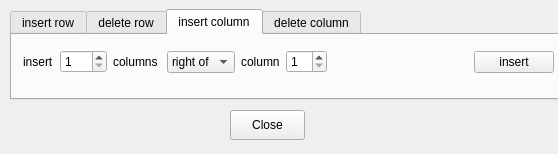
<?xml version="1.0" encoding="UTF-8"?>
<ui version="4.0">
 <class>RowColDeleteInsertDialog</class>
 <widget class="QDialog" name="RowColDeleteInsertDialog">
  <property name="geometry">
   <rect>
    <x>0</x>
    <y>0</y>
    <width>558</width>
    <height>154</height>
   </rect>
  </property>
  <property name="windowTitle">
   <string>Insert/Delete Rows</string>
  </property>
  <widget class="QTabWidget" name="insertDeleteTabWidget">
   <property name="geometry">
    <rect>
     <x>10</x>
     <y>9</y>
     <width>551</width>
     <height>91</height>
    </rect>
   </property>
   <property name="currentIndex">
    <number>2</number>
   </property>
   <widget class="QWidget" name="insertRowTab">
    <attribute name="title">
     <string>insert row</string>
    </attribute>
    <widget class="QWidget" name="layoutWidget">
     <property name="geometry">
      <rect>
       <x>11</x>
       <y>11</y>
       <width>495</width>
       <height>32</height>
      </rect>
     </property>
     <layout class="QHBoxLayout" name="horizontalLayout_9">
      <item>
       <layout class="QHBoxLayout" name="horizontalLayout">
        <item>
         <widget class="QLabel" name="label">
          <property name="text">
           <string>insert</string>
          </property>
         </widget>
        </item>
        <item>
         <widget class="QSpinBox" name="numRowsWidget">
          <property name="minimum">
           <number>1</number>
          </property>
          <property name="maximum">
           <number>100</number>
          </property>
         </widget>
        </item>
        <item>
         <widget class="QLabel" name="label_2">
          <property name="text">
           <string>rows</string>
          </property>
         </widget>
        </item>
        <item>
         <widget class="QComboBox" name="insertRowLocationWidget">
          <item>
           <property name="text">
            <string>below</string>
           </property>
          </item>
          <item>
           <property name="text">
            <string>above</string>
           </property>
          </item>
         </widget>
        </item>
        <item>
         <widget class="QLabel" name="label_3">
          <property name="text">
           <string>row</string>
          </property>
         </widget>
        </item>
        <item>
         <widget class="QSpinBox" name="pivotRowLocation">
          <property name="minimum">
           <number>1</number>
          </property>
         </widget>
        </item>
       </layout>
      </item>
      <item>
       <spacer name="horizontalSpacer">
        <property name="orientation">
         <enum>Qt::Horizontal</enum>
        </property>
        <property name="sizeHint" stdset="0">
         <size>
          <width>40</width>
          <height>20</height>
         </size>
        </property>
       </spacer>
      </item>
      <item>
       <widget class="QPushButton" name="insertRowButton">
        <property name="text">
         <string>insert</string>
        </property>
       </widget>
      </item>
     </layout>
    </widget>
   </widget>
   <widget class="QWidget" name="tab_2">
    <attribute name="title">
     <string>delete row</string>
    </attribute>
    <widget class="QWidget" name="layoutWidget">
     <property name="geometry">
      <rect>
       <x>10</x>
       <y>10</y>
       <width>527</width>
       <height>32</height>
      </rect>
     </property>
     <layout class="QHBoxLayout" name="horizontalLayout_3">
      <item>
       <spacer name="horizontalSpacer_3">
        <property name="orientation">
         <enum>Qt::Horizontal</enum>
        </property>
        <property name="sizeHint" stdset="0">
         <size>
          <width>40</width>
          <height>20</height>
         </size>
        </property>
       </spacer>
      </item>
      <item>
       <widget class="QLabel" name="label_4">
        <property name="text">
         <string>delete row</string>
        </property>
       </widget>
      </item>
      <item>
       <widget class="QSpinBox" name="deleteRowWidget">
        <property name="minimum">
         <number>1</number>
        </property>
       </widget>
      </item>
      <item>
       <spacer name="horizontalSpacer_4">
        <property name="orientation">
         <enum>Qt::Horizontal</enum>
        </property>
        <property name="sizeHint" stdset="0">
         <size>
          <width>272</width>
          <height>20</height>
         </size>
        </property>
       </spacer>
      </item>
      <item>
       <widget class="QPushButton" name="deleteRowButton">
        <property name="text">
         <string>delete</string>
        </property>
       </widget>
      </item>
     </layout>
    </widget>
   </widget>
   <widget class="QWidget" name="tab_3">
    <attribute name="title">
     <string>insert column</string>
    </attribute>
    <widget class="QWidget" name="layoutWidget">
     <property name="geometry">
      <rect>
       <x>11</x>
       <y>11</y>
       <width>531</width>
       <height>32</height>
      </rect>
     </property>
     <layout class="QHBoxLayout" name="horizontalLayout_10">
      <item>
       <layout class="QHBoxLayout" name="horizontalLayout_4">
        <item>
         <widget class="QLabel" name="label_5">
          <property name="text">
           <string>insert</string>
          </property>
         </widget>
        </item>
        <item>
         <widget class="QSpinBox" name="numColumnsWidget">
          <property name="minimum">
           <number>1</number>
          </property>
          <property name="maximum">
           <number>100</number>
          </property>
         </widget>
        </item>
        <item>
         <widget class="QLabel" name="label_6">
          <property name="text">
           <string>columns </string>
          </property>
         </widget>
        </item>
        <item>
         <widget class="QComboBox" name="insertColumnLocationWidget">
          <item>
           <property name="text">
            <string>right of</string>
           </property>
          </item>
          <item>
           <property name="text">
            <string>left of</string>
           </property>
          </item>
         </widget>
        </item>
        <item>
         <widget class="QLabel" name="label_7">
          <property name="text">
           <string>column</string>
          </property>
         </widget>
        </item>
        <item>
         <widget class="QSpinBox" name="pivotColumnLocation">
          <property name="minimum">
           <number>1</number>
          </property>
         </widget>
        </item>
       </layout>
      </item>
      <item>
       <spacer name="horizontalSpacer_7">
        <property name="orientation">
         <enum>Qt::Horizontal</enum>
        </property>
        <property name="sizeHint" stdset="0">
         <size>
          <width>13</width>
          <height>27</height>
         </size>
        </property>
       </spacer>
      </item>
      <item>
       <widget class="QPushButton" name="insertColumnButton">
        <property name="text">
         <string>insert</string>
        </property>
       </widget>
      </item>
     </layout>
    </widget>
   </widget>
   <widget class="QWidget" name="tab_4">
    <property name="accessibleDescription">
     <string/>
    </property>
    <attribute name="title">
     <string>delete column</string>
    </attribute>
    <widget class="QWidget" name="layoutWidget">
     <property name="geometry">
      <rect>
       <x>10</x>
       <y>10</y>
       <width>517</width>
       <height>32</height>
      </rect>
     </property>
     <layout class="QHBoxLayout" name="horizontalLayout_8">
      <item>
       <spacer name="horizontalSpacer_20">
        <property name="orientation">
         <enum>Qt::Horizontal</enum>
        </property>
        <property name="sizeHint" stdset="0">
         <size>
          <width>40</width>
          <height>20</height>
         </size>
        </property>
       </spacer>
      </item>
      <item>
       <widget class="QLabel" name="label_11">
        <property name="text">
         <string>delete column</string>
        </property>
       </widget>
      </item>
      <item>
       <widget class="QSpinBox" name="deleteColumnWidget">
        <property name="minimum">
         <number>1</number>
        </property>
       </widget>
      </item>
      <item>
       <spacer name="horizontalSpacer_19">
        <property name="orientation">
         <enum>Qt::Horizontal</enum>
        </property>
        <property name="sizeHint" stdset="0">
         <size>
          <width>216</width>
          <height>20</height>
         </size>
        </property>
       </spacer>
      </item>
      <item>
       <widget class="QPushButton" name="deleteColumnButton">
        <property name="text">
         <string>delete</string>
        </property>
       </widget>
      </item>
     </layout>
    </widget>
   </widget>
  </widget>
  <widget class="QPushButton" name="closeButton">
   <property name="geometry">
    <rect>
     <x>230</x>
     <y>110</y>
     <width>75</width>
     <height>30</height>
    </rect>
   </property>
   <property name="text">
    <string>Close</string>
   </property>
  </widget>
 </widget>
 <tabstops>
  <tabstop>insertDeleteTabWidget</tabstop>
  <tabstop>numRowsWidget</tabstop>
  <tabstop>insertRowLocationWidget</tabstop>
  <tabstop>pivotRowLocation</tabstop>
  <tabstop>insertRowButton</tabstop>
  <tabstop>closeButton</tabstop>
  <tabstop>deleteRowButton</tabstop>
  <tabstop>numColumnsWidget</tabstop>
  <tabstop>insertColumnLocationWidget</tabstop>
  <tabstop>pivotColumnLocation</tabstop>
  <tabstop>insertColumnButton</tabstop>
  <tabstop>deleteColumnWidget</tabstop>
  <tabstop>deleteColumnButton</tabstop>
  <tabstop>deleteRowWidget</tabstop>
 </tabstops>
 <resources/>
 <connections/>
</ui>
